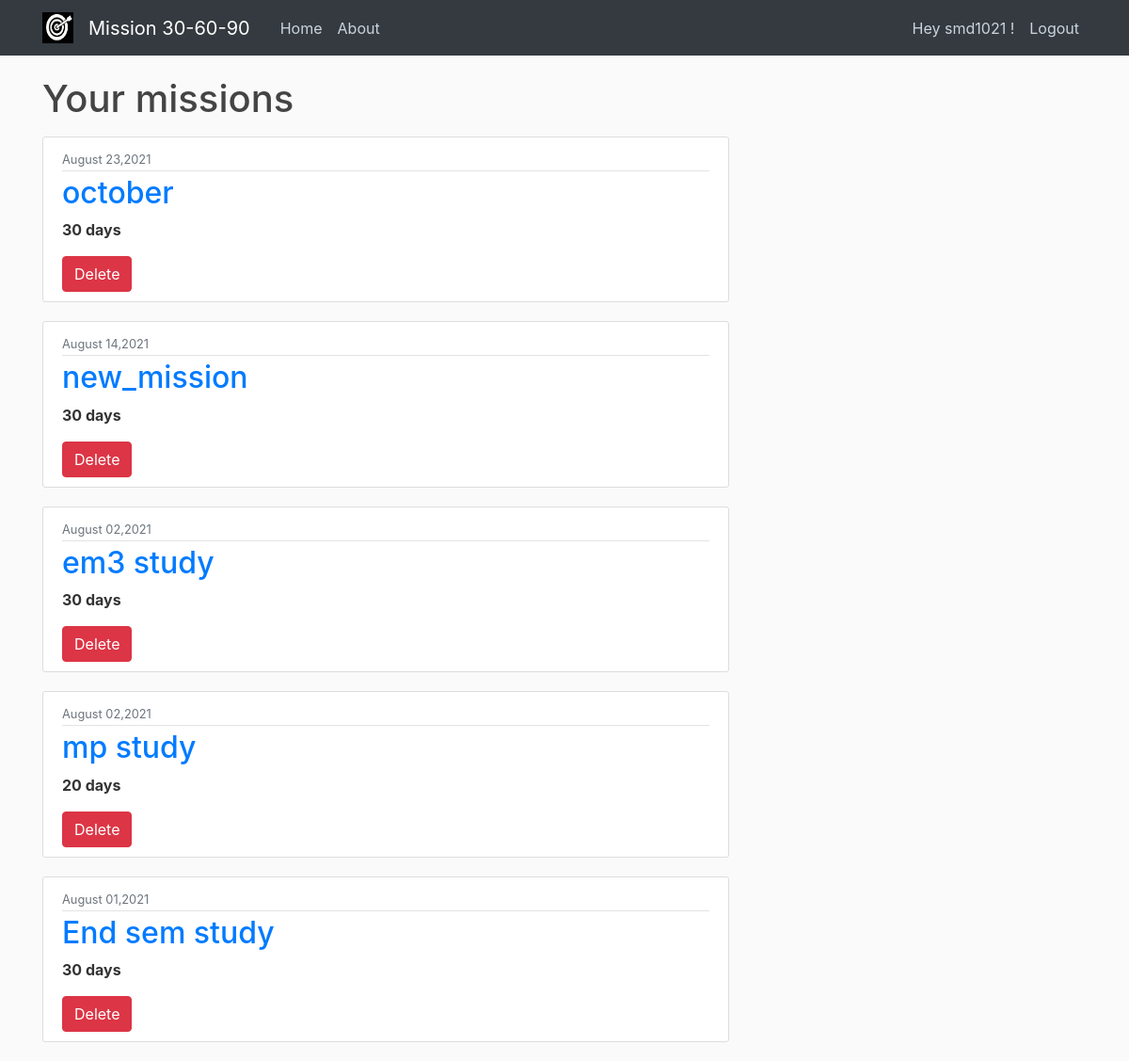
The app's page /user/smd1021 (signed in), older data.
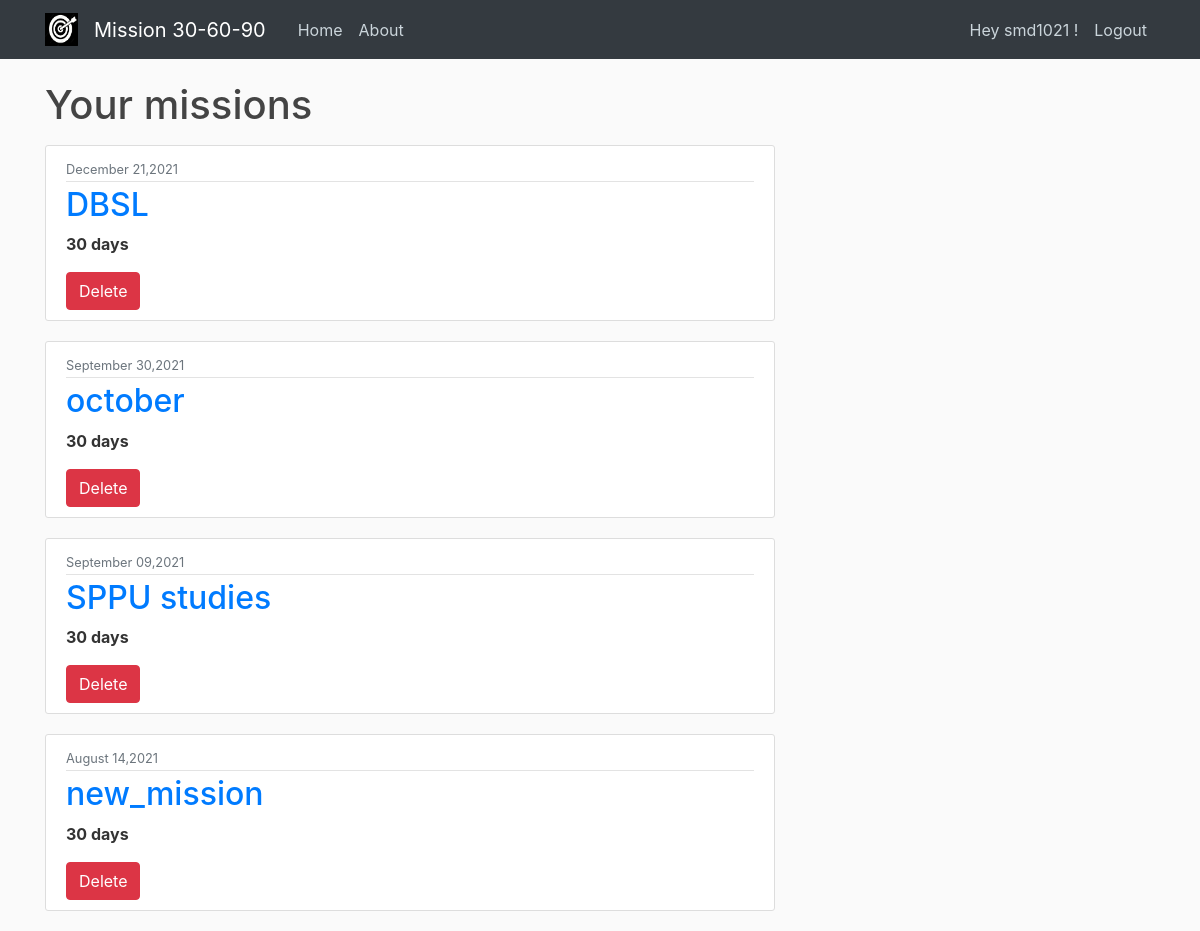
The same page, newer data.
### mission/models.py (models this page shows, shortened)
class Missions(models.Model):
    mission_name = models.CharField(max_length=50)
    no_of_days = models.IntegerField(validators=[validate.validate_days])
    start_date = models.DateField(default=date.today)
    aspirant = models.ForeignKey(User, on_delete=models.CASCADE)

### mission/views.py (the view)
# urls.py: path('user/<str:username>',MissionListView.as_view(),name='user-missions'),
class MissionListView(LoginRequiredMixin,ListView):
    model = Missions
    template_name = 'mission/user_missions.html'
    context_object_name = 'missions'
    def get_queryset(self):
        user = get_object_or_404(User,username=self.kwargs.get('username'))
        return Missions.objects.filter(aspirant=user).order_by('-start_date')

### mission/templates/mission/user_missions.html
{% extends "mission/base.html" %}
{% block content %}
  <div class="row">
    <div class="col-md-8">
      <h1 class="mb-3">Your missions</h1>
        {% for mission in missions %}
            <article class="media content-section">
              <div class="media-body">
                <div class="article-metadata">
                  <small class="text-muted">{{ mission.start_date|date:"F d,Y" }}</small>
                </div>
                <h2><a href = "{% url 'mission-today' mission.mission_name %}">{{ mission.mission_name }}</a></h2>
                <p class="article-content"><strong>{{ mission.no_of_days }} days</strong></p>
                <a class="btn btn-danger" style="margin-right: 2pt;" href="{% url 'mission-delete' mission.id %}">Delete</a>
              </div>
            </article>
        {% endfor %}
    </div>
  </div>
{% endblock content %}

### mission/templates/mission/base.html (shortened to what this page needs)
{% load static %}
<!DOCTYPE html>
<html>
<head>
    <link rel="stylesheet" href="https://maxcdn.bootstrapcdn.com/bootstrap/4.0.0/css/bootstrap.min.css">
    <link rel="stylesheet" type="text/css" href="{% static 'mission/main.css' %}">
</head>
<body>
    <header class="site-header">
      <nav class="navbar navbar-expand-md navbar-dark bg-dark fixed-top">
        <div class="container">
          <a class="navbar-brand" href="#">
            {% load static %}<img src="{% static "mission/media/target.jpg" %}" height="33" width="33" alt="logo" />
          </a>
          <a class="navbar-brand mr-4" href="{% url 'mission-home' %}">Mission 30-60-90</a>
          <div class="collapse navbar-collapse" id="navbarToggle">
            <div class="navbar-nav mr-auto">
              <a class="nav-item nav-link" href="{% url 'mission-home' %}">Home</a>
              <a class="nav-item nav-link" href="{% url 'mission-about' %}">About</a>
            </div>
            <div class="navbar-nav">
              {% if user.is_authenticated %}
                <a class="nav-item nav-link" href="#">Hey {{user.username}} !</a>
                <a class="nav-item nav-link" href="{% url 'logout' %}">Logout</a>
              {% else %}
                <a class="nav-item nav-link" href="{% url 'login' %}">Login</a>
                <a class="nav-item nav-link" href="{% url 'register' %}">Register</a>
              {% endif %}
            </div>
          </div>
        </div>
      </nav>
    </header>
    <main role="main" class="container">
      <div class="row">
        <div class="col-md-8">
        </div>
      </div>
      {% block content %}{% endblock %}
    </main>
</body>
</html>

### mission/static/mission/main.css (style rules this page uses)
body { background: #fafafa; color: #333333; margin-top: 5rem; }
h1, h2, h3, h4, h5, h6 { color: #444444; }
.site-header .navbar-nav .nav-link { color: #cbd5db; }
.content-section { background: #ffffff; padding: 10px 20px; border: 1px solid #dddddd; border-radius: 3px; margin-bottom: 20px; }
.article-content { white-space: pre-line; }
.article-metadata { padding-bottom: 1px; margin-bottom: 4px; border-bottom: 1px solid #e3e3e3 }

Row changes from the older to the newer data that the page shows:
removed Missions: start_date "August 02,2021", mission_name "em3 study", no_of_days "30"
removed Missions: start_date "August 02,2021", mission_name "mp study", no_of_days "20"
removed Missions: start_date "August 01,2021", mission_name "End sem study", no_of_days "30"
added Missions: start_date "December 21,2021", mission_name "DBSL", no_of_days "30"
changed Missions "october": start_date "August 23,2021" → "September 30,2021"
added Missions: start_date "September 09,2021", mission_name "SPPU studies", no_of_days "30"
